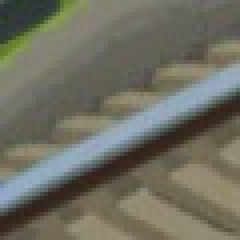
#> input picture tpl/blank1.jpg, 60 x 60 px (shown 4 times larger); its folder holds 4 pictures in this run; the run also reads 1 picture not shown here
$ python main.py
#> lines starting #> are read from the running program, lines starting #| are printed output that depends on the picture
### goods.py
import cv2
import os
import numpy as np
from PIL import Image
import cfg

class Goods():
    def __init__(self):
        self.ptdir = cfg.ptdir
        self.tadirs = [os.path.join(self.ptdir, name) for name in os.listdir(self.ptdir)]  # 模板图片的绝对路径
        self.tplnames = [os.path.splitext(name)[0] for name in os.listdir(self.ptdir)]  # 所有模板名字
        self.goods_position = cfg.goods_position
        self.goods_abs_position = cfg.goods_abs_position
        self.slen = 30  # 货物框1/2边长
        self.tplimgs = [Image.fromarray(cv2.imread(tdir, 1), 'RGB') for tdir in self.tadirs]    # 模板图片
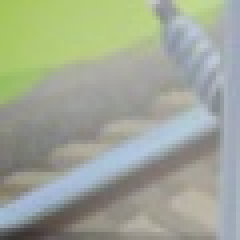
#> input picture tpl/blank2.jpg, 60 x 60 px (shown 4 times larger)
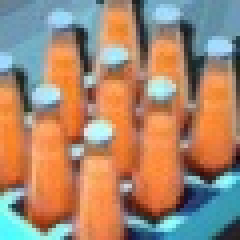
#> input picture tpl/bottle.jpg, 60 x 60 px (shown 4 times larger)
#> self.tplimgs = 4 items

    # [39 lines left out: functions get_lt_rb, get_roi, calc_similar, match_goods, not called in this run]

### main.py
import cfg
import time
from random import randint
import uiautomator2 as u2
from goods import Goods

class Simulator():
    def __init__(self,decvice_info):
        # self.coins_step = 5    # 收取金币时间
        self.start_time = 0
        self.upgrade_step = 10   # 升级时间
        self.level_num = 20     # 等级提升数量
        self.goods = Goods()
#> (the run stopped early here; a loop or call above may not have finished)
